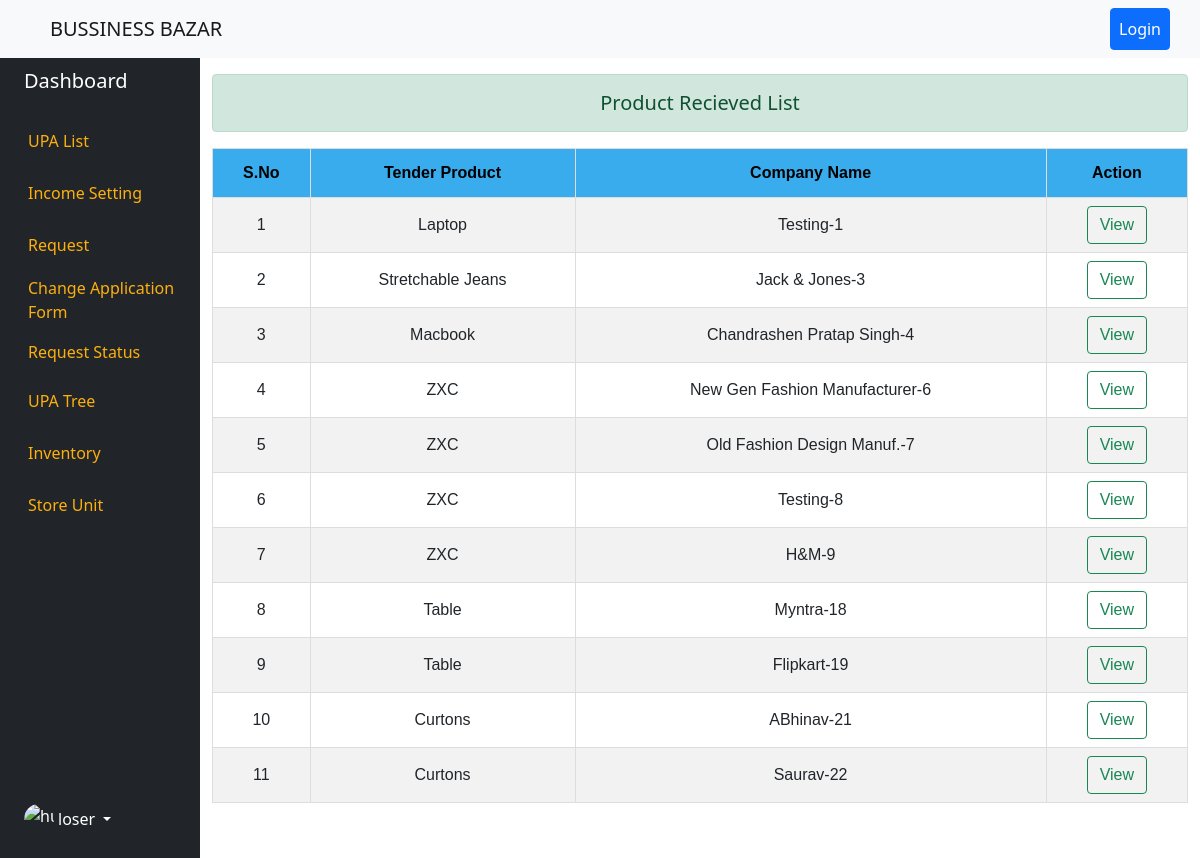
The page /recieved_products/ on the database its author committed.
### dashboard/models.py (models this page shows, shortened)
class TenderRaise(models.Model):
    TENDER_STATUS = (
        ('Pending','Pending'),
        ('Rejected','Rejected'),
        ('Accepted','Accepted'),
        ('Negotiated','Negotiated'),
    )
    tender_product = models.ForeignKey(TenderProduct,on_delete=models.SET_NULL,blank=True, null=True)
    company_name = models.CharField(max_length=200,blank=True, null=True)
    company_address = models.CharField(max_length=200,blank=True, null=True)
    contact_person = models.CharField(max_length=200,blank=True, null=True)
    amount_range = models.CharField(max_length=100,blank=True, null=True) # product quantity
    fixed_amount = models.PositiveIntegerField(blank=True, null=True) # product amount for sell.
    negotiate_quantity = models.PositiveIntegerField(default=0,blank=True, null=True)
    negotiate_price = models.PositiveIntegerField(default=0,blank=True, null=True)
    total_product_quantity = models.PositiveIntegerField(default=0,blank=True, null=True)
    contact_mobile = models.CharField(max_length=12,blank=True, null=True)
    tender_status = models.CharField(max_length=10,choices=TENDER_STATUS,default="Pending",blank=True, null=True)
    negotiation_update = models.DateTimeField(auto_now=True,blank=True, null=True)
    def __str__(self):
        return f'{self.tender_product}'

class TenderProduct(models.Model):
    tender_product_no = models.PositiveIntegerField(unique=True,blank=True, null=True)
    product_image = models.ImageField(upload_to = "tender_product/image/",blank=True, null=True)
    product_name = models.CharField(max_length=200,blank=True, null=True)
    amount = models.PositiveIntegerField(blank=True, null=True)
    active = models.BooleanField(default=False,blank=True, null=True)
    tender_date = models.DateTimeField(blank=True, null=True)
    tender_product_quantity = models.PositiveIntegerField(blank=True, null=True)
    total_product_quantity_by_vendor = models.IntegerField(blank=True, null=True,default=0)
    created_by = models.ForeignKey(User,on_delete=models.SET_NULL,blank=True, null=True,related_name="create_tender")
    updated_by = models.ForeignKey(User,on_delete=models.SET_NULL,blank=True, null=True,related_name="update_tender")
    def __str__(self):
        return f'{self.product_name}'

### dashboard/views.py (the view)
# urls.py: path('recieved_products/',recieved_products,name="recieved-products"),
def recieved_products(request):
    qs = TenderRaise.objects.filter(tender_status = "Accepted")
    print(qs)
    context = {'tender_firms':qs}
    return render(request,'dashboard/recieved_products.html',context)

### templates/dashboard/recieved_products.html
{% extends "base.html" %}
{% block content %}
<div class="container-fluid">
    <div class="row flex-nowrap">
        {% include 'left_panel.html' %}
        <div class="col">
            <h5 class="alert alert-success text-center mt-3">Product Recieved List</h5>
                <table id="customers">
                    <tr>
                      <th>S.No</th>
                      <th>Tender Product</th>
                      <th>Company Name</th>
                      <th>Action</th>
                    </tr>
                    {% for product in tender_firms %}
                    <tr>
                        <td>{{forloop.counter}}</td>
                        <td>{{product.tender_product}}</td>
                        <td>{{product.company_name}}-{{product.pk}}</td>
                        <td>
                       <a href="{% url 'firm-detail-for-etender' product.pk %}" class="btn btn-outline-success">View</a>
                        </td>
                    </tr>
                    {% endfor %}
                </table>
        </div>
    </div>
</div>
{% endblock content %}

### templates/base.html (shortened to what this page needs)
<!doctype html>
<html lang="en">
{% load static %}
  <head>
    <link href="https://cdn.jsdelivr.net/npm/bootstrap@5.0.2/dist/css/bootstrap.min.css" rel="stylesheet">
    <link href="{% static 'style.css'%}" rel="stylesheet">
    <link rel="stylesheet" href="https://cdnjs.cloudflare.com/ajax/libs/font-awesome/4.7.0/css/font-awesome.min.css">
  </head>
  <body>
  <nav class="navbar navbar-expand-lg navbar-light bg-light bg-primary">
  <a class="navbar-brand" href="{% url 'home'%}" style="margin-left:50px;">BUSSINESS BAZAR</a>
  <div class="collapse navbar-collapse" id="navbarSupportedContent">
    <ul class="navbar-nav ms-auto">
    {% if request.user.is_authenticated %}
    <li class="nav-item">
        <a class="nav-link" href="#" style="margin-right:50px; color:black;">Welcome, {{request.user.username}}</a>
      </li>
      <li class="nav-item">
        <a class="nav-link btn btn-sm btn-danger" href="{% url 'logout' %}" style="margin-right:50px; color:white;">Logout</a>
      </li>
      {% else %}
      <li class="nav-item">
        <a class="nav-link btn btn-primary" href="{% url 'login' %}" style="margin-right:30px; color:white">Login</a>
      </li>
    {% endif %}
    </ul>
</nav>
    {% block content %}
    {% endblock content %}
  </body>
</html>

### templates/left_panel.html (shortened to what this page needs)
        <div class="col-auto col-md-3 col-xl-2 px-sm-2 px-0 bg-dark">
            <div class="d-flex flex-column align-items-center align-items-sm-start px-3 pt-2 text-white min-vh-100">
                <a href="/" class="d-flex align-items-center pb-3 mb-md-0 me-md-auto text-white text-decoration-none">
                    <span class="fs-5 d-none d-sm-inline">Dashboard</span>
                </a>
                <ul class="nav nav-pills flex-column mb-sm-auto mb-0 align-items-center align-items-sm-start" id="menu" style="color: brown;">
                    <li class="nav-item">
                        <a href="{% url 'upa-list' %}" class="nav-link align-middle px-0" style="color:#fdb00d;">
                             <span class="ms-1 d-none d-sm-inline">UPA List</span>
                        </a>
                    </li>
                    <li class="nav-item">
                        <a href="{% url 'income-setting'%}" class="nav-link align-middle px-0" style="color:#fdb00d;">
                             <span class="ms-1 d-none d-sm-inline">Income Setting</span>
                        </a>
                    </li>
                    <li>
                        <a href="#submenu1" data-bs-toggle="collapse" class="nav-link px-0 align-middle" style="color:#fdb00d;">
                             <span class="ms-1 d-none d-sm-inline">Request</span> </a>
                        <ul class="collapse show nav flex-column ms-1" id="submenu1" data-bs-parent="#menu">
                            <li class="w-100">
                                <a href="{% url 'changes-request' %}" class="nav-link px-0" style="color:#fdb00d;"> <span class="d-none d-sm-inline">Change Application Form</span></a>
                            </li>
                            <li>
                                <a href="{% url 'changes-request-status'%}" class="nav-link px-0" style="color:#fdb00d;"> <span class="d-none d-sm-inline">Request Status</span></a>
                            </li>
                        </ul>
                    </li>
                    <li>
                        <a href="{% url 'upa-tree' %}" class="nav-link px-0 align-middle" style="color:#fdb00d;">
                             <span class="ms-1 d-none d-sm-inline">UPA Tree</span></a>
                    </li>
                    <li>
                        <a href="#submenu2" data-bs-toggle="collapse" class="nav-link px-0 align-middle " style="color:#fdb00d;">
                             <span class="ms-1 d-none d-sm-inline">Inventory</span></a>
                    </li>
                    <li>
                        <a href="{% url 'store-list' %}" class="nav-link px-0 align-middle" style="color:#fdb00d;">
                             <span class="ms-1 d-none d-sm-inline">Store Unit</span> </a>
                    </li>
                </ul>
                <div class="dropdown pb-4">
                    <a href="#" class="d-flex align-items-center text-white text-decoration-none dropdown-toggle" id="dropdownUser1" data-bs-toggle="dropdown" aria-expanded="false">
                        <img src="https://github.com/mdo.png" alt="hugenerd" width="30" height="30" class="rounded-circle">
                        <span class="d-none d-sm-inline mx-1">loser</span>
                    </a>
                </div>
            </div>
        </div>

### static/style.css (style rules this page uses)
#customers { font-family: Arial, Helvetica, sans-serif; border-collapse: collapse; width: 100%; }
#customers td, #customers th { border: 1px solid #ddd; padding: 8px; }
#customers tr:nth-child(even) { background-color: #f2f2f2; }
#customers th { padding-top: 12px; padding-bottom: 12px; text-align: center; background-color: #38ACEC; color: black; }
#customers td { text-align: center; }
.nav-item { color: #fdbe39; }

### rows shown on the page
TenderRaise: tender_product "Laptop", company_name "Testing", pk "1"
TenderRaise: tender_product "Stretchable Jeans", company_name "Jack & Jones", pk "3"
TenderRaise: tender_product "Macbook", company_name "Chandrashen Pratap Singh", pk "4"
TenderRaise: tender_product "ZXC", company_name "New Gen Fashion Manufacturer", pk "6"
TenderRaise: tender_product "ZXC", company_name "Old Fashion Design Manuf.", pk "7"
TenderRaise: tender_product "ZXC", company_name "Testing", pk "8"
TenderRaise: tender_product "ZXC", company_name "H&M", pk "9"
TenderRaise: tender_product "Table", company_name "Myntra", pk "18"
TenderRaise: tender_product "Table", company_name "Flipkart", pk "19"
TenderRaise: tender_product "Curtons", company_name "ABhinav", pk "21"
TenderRaise: tender_product "Curtons", company_name "Saurav", pk "22"
